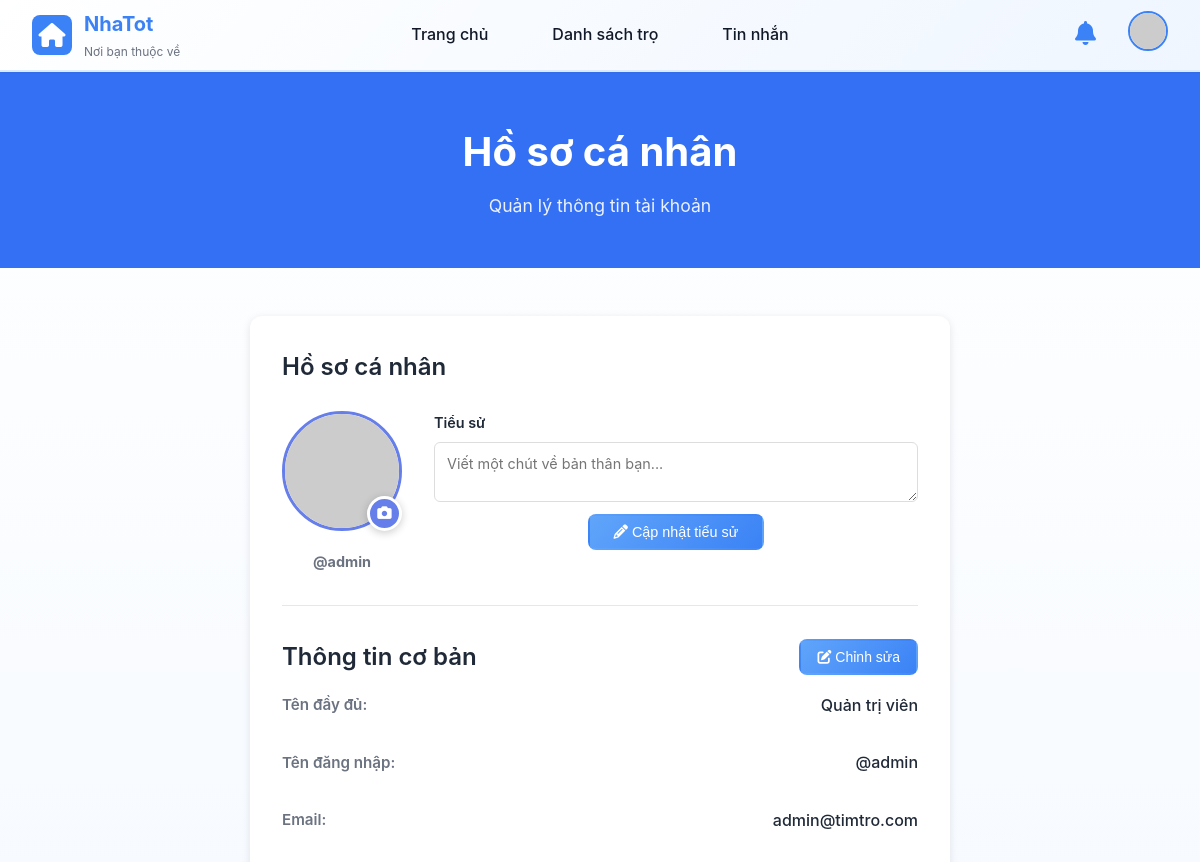
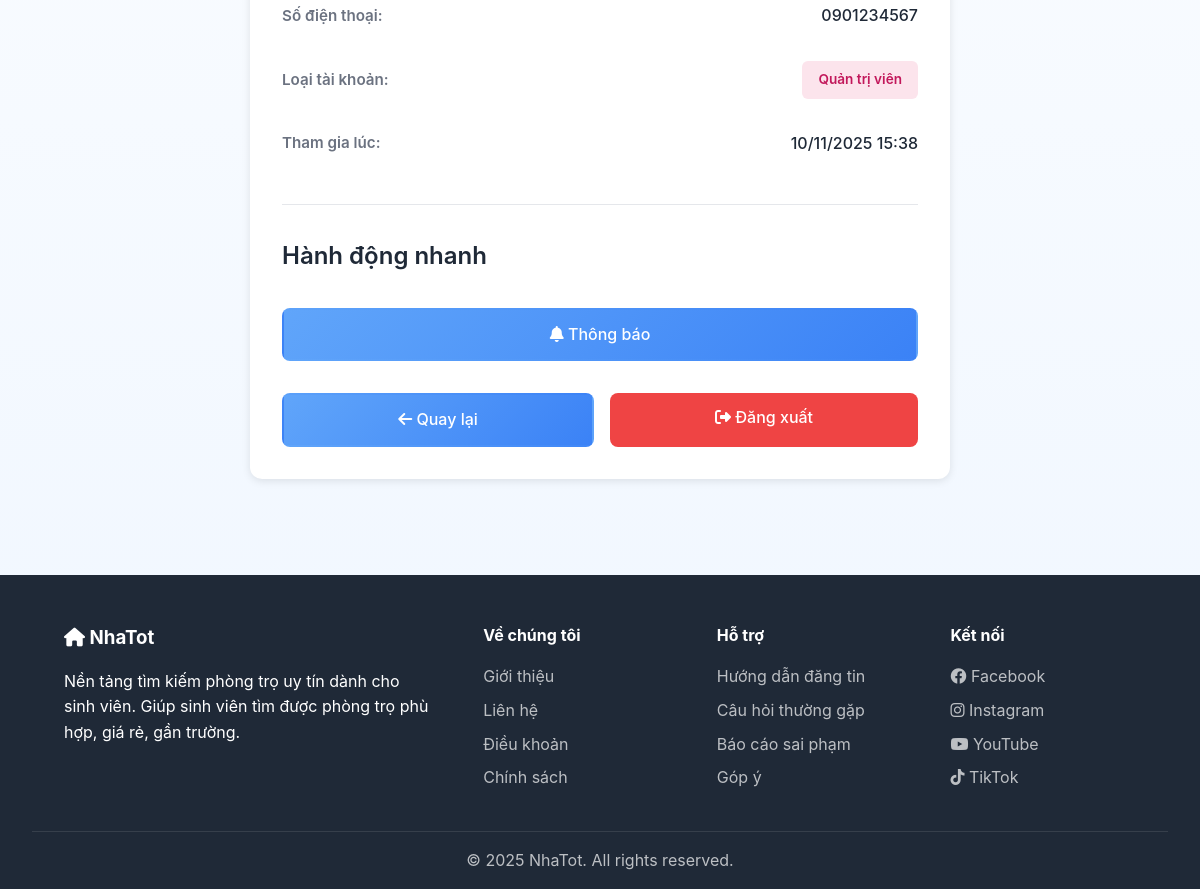
The page /Views/user/profile.php (signed in) on the database its author committed (2 pictures, top to bottom).
### tables this page shows
CREATE TABLE users (
    id INT AUTO_INCREMENT PRIMARY KEY,
    username VARCHAR(50) UNIQUE NOT NULL,
    email VARCHAR(100) UNIQUE NOT NULL,
    password VARCHAR(255) NOT NULL,
    full_name VARCHAR(100) NOT NULL,
    phone VARCHAR(20),
    avatar VARCHAR(255),
    bio TEXT,
    role ENUM('admin', 'landlord', 'tenant') NOT NULL DEFAULT 'tenant',
    status ENUM('active', 'inactive', 'banned') DEFAULT 'active',
    created_at TIMESTAMP DEFAULT CURRENT_TIMESTAMP,
    updated_at TIMESTAMP DEFAULT CURRENT_TIMESTAMP ON UPDATE CURRENT_TIMESTAMP,
    INDEX idx_role (role),
    INDEX idx_status (status),
    INDEX idx_email (email)
);

### config.php (called while the page is built, shortened)
<?php
function getDB() {
    static $conn = null;
    if ($conn === null) {
        try {
            $dsn = 'mysql:host=' . DB_HOST . ';dbname=' . DB_NAME . ';charset=utf8mb4';
            $options = [
                PDO::ATTR_ERRMODE => PDO::ERRMODE_EXCEPTION,
                PDO::ATTR_DEFAULT_FETCH_MODE => PDO::FETCH_ASSOC,
                PDO::ATTR_EMULATE_PREPARES => false,
            ];
            $conn = new PDO($dsn, DB_USER, DB_PASS, $options);
        } catch (PDOException $e) {
            $errorMsg = 'Database connection failed: ' . $e->getMessage();
            error_log($errorMsg);
            if (strpos($e->getMessage(), 'SQLSTATE') !== false) {
                if (strpos($e->getMessage(), 'Unknown database') !== false) {
                    die("Error: Database '" . DB_NAME . "' not found. Please create the database and import the SQL schema.");
                } else {
                    die("Database Error: " . $e->getMessage());
                }
            }
            die('Database connection failed. Please try again later.');
        }
    }
    return $conn;
}
function isLoggedIn() {
    return isset($_SESSION['user_id']);
}
?>

### Views/user/profile.php (the view, shortened to what this page needs)
<?php
require_once __DIR__ . '/../../config.php';
$user = null;
try {
    $query = "SELECT id, username, email, phone, full_name, avatar, bio, role, created_at FROM users WHERE id = ?";
    $stmt = getDB()->prepare($query);
    $stmt->execute([$_SESSION['user_id']]);
    $user = $stmt->fetch(PDO::FETCH_ASSOC);
} catch (PDOException $e) {
    error_log("Query error: " . $e->getMessage());
}
?>
<!DOCTYPE html>
<html lang="vi">
<head>
    <link rel="stylesheet" href="../../assets/css/style.css">
    <link rel="stylesheet" href="https://cdnjs.cloudflare.com/ajax/libs/font-awesome/6.4.0/css/all.min.css">
</head>
<body>
    <header class="header">
        <nav class="navbar">
            <a href="../../index.php" class="logo">
                <div class="logo-icon-box">
                    <i class="fas fa-home"></i>
                </div>
                <div class="logo-text">
                    <h1>NhaTot</h1>
                    <p>Nơi bạn thuộc về</p>
                </div>
            </a>
            <ul class="nav-menu">
                <li><a href="../../index.php" class="nav-link">Trang chủ</a></li>
                <li><a href="../posts/list.php" class="nav-link">Danh sách trọ</a></li>
                <?php if (isLoggedIn()): ?>
                <li style="position: relative;">
                    <a href="../chat/chat.php" class="nav-link">Tin nhắn</a>
                </li>
                <?php endif; ?>
            </ul>
            <div class="nav-actions">
                <?php if (isLoggedIn()): ?>
                    <div class="notification-wrapper">
                        <button class="notification-bell-btn" onclick="toggleNotificationDropdown(event)" title="Thông báo">
                            <i class="fas fa-bell"></i>
                        </button>
                    </div>
                    <div class="user-menu-wrapper" style="position: relative;">
                        <button class="user-avatar-btn" onclick="toggleUserMenu(event)">
                            <img src="<?php echo !empty($user['avatar']) ? '../../uploads/avatars/' . htmlspecialchars($user['avatar']) : 'https://via.placeholder.com/40/3b82f6/ffffff?text=' . strtoupper(substr($_SESSION['username'], 0, 1)); ?>" alt="Avatar" style="width: 40px; height: 40px; border-radius: 50%; object-fit: cover; border: 2px solid #3b82f6; cursor: pointer;">
                        </button>
                    </div>
                <?php else: ?>
                    <a href="../auth/login.php" class="btn btn-outline btn-sm">Đăng nhập</a>
                    <a href="../auth/register.php" class="btn btn-register btn-sm">Đăng ký</a>
                <?php endif; ?>
            </div>
        </nav>
    </header>
    <section class="page-header">
        <h1>Hồ sơ cá nhân</h1>
        <p>Quản lý thông tin tài khoản</p>
    </section>
    <div class="content-wrapper">
        <div class="container">
            <?php if ($user): ?>
                <div class="profile-container">
                    <div class="profile-section">
                        <h2>Hồ sơ cá nhân</h2>
                        <div style="display: flex; align-items: flex-start; gap: 2rem; flex-wrap: wrap;">
                            <div>
                                <div class="avatar-wrapper">
                                    <img id="avatarImage"
                                         src="<?php echo !empty($user['avatar']) ? '../../uploads/avatars/' . htmlspecialchars($user['avatar']) : 'https://via.placeholder.com/120?text=' . substr($user['username'], 0, 1); ?>"
                                         alt="Avatar"
                                         class="avatar-image">
                                    <button type="button" class="avatar-edit-btn" onclick="openAvatarModal()">
                                        <i class="fas fa-camera"></i>
                                    </button>
                                </div>
                                <p style="color: #6b7280; margin: 0.75rem 0 0 0; font-size: 0.9rem; text-align: center;">
                                    <strong>@<?php echo htmlspecialchars($user['username']); ?></strong>
                                </p>
                            </div>
                            <div style="flex: 1; min-width: 250px;">
                                <form method="POST" style="margin: 0; display: flex; flex-direction: column;" id="bioForm">
                                    <label style="display: block; font-weight: 600; color: #1f2937; margin-bottom: 0.5rem; font-size: 0.9rem;">Tiểu sử</label>
                                    <textarea name="bio" id="bioInput" placeholder="Viết một chút về bản thân bạn..."
                                              style="width: 100%; height: 80px; padding: 0.75rem; border: 1px solid #ddd; border-radius: 6px; font-family: inherit; resize: vertical; font-size: 0.9rem; flex: 1;"><?php echo htmlspecialchars($user['bio'] ?? ''); ?></textarea>
                                    <div style="display: flex; justify-content: center; margin-top: 0.75rem;">
                                        <button type="button" id="bioBtn" class="btn btn-outline" style="padding: 0.5rem 1.5rem; font-size: 0.9rem;" onclick="focusBioInput()">
                                            <i class="fas fa-pencil-alt"></i> Cập nhật tiểu sử
                                        </button>
                                    </div>
                                </form>
                            </div>
                        </div>
                    </div>
                    <div class="profile-section">
                        <div style="display: flex; justify-content: space-between; align-items: center;">
                            <h2 style="margin: 0;">Thông tin cơ bản</h2>
                            <button type="button" class="btn btn-outline btn-sm" onclick="openInfoModal()">
                                <i class="fas fa-edit"></i> Chỉnh sửa
                            </button>
                        </div>
                        <div class="profile-item">
                            <span class="profile-label">Tên đầy đủ:</span>
                            <span class="profile-value"><?php echo htmlspecialchars($user['full_name'] ?? 'N/A'); ?></span>
                        </div>
                        <div class="profile-item">
                            <span class="profile-label">Tên đăng nhập:</span>
                            <span class="profile-value">@<?php echo htmlspecialchars($user['username']); ?></span>
                        </div>
                        <div class="profile-item">
                            <span class="profile-label">Email:</span>
                            <span class="profile-value"><?php echo htmlspecialchars($user['email']); ?></span>
                        </div>
                        <div class="profile-item">
                            <span class="profile-label">Số điện thoại:</span>
                            <span class="profile-value"><?php echo htmlspecialchars($user['phone'] ?? 'Chưa cập nhật'); ?></span>
                        </div>
                        <div class="profile-item">
                            <span class="profile-label">Loại tài khoản:</span>
                            <span class="role-badge <?php echo strtolower($user['role']); ?>">
                                <?php
                                $role_text = [
                                    'tenant' => 'Người thuê',
                                    'landlord' => 'Chủ trọ',
                                    'admin' => 'Quản trị viên'
                                ];
                                echo $role_text[$user['role']] ?? $user['role'];
                                ?>
                            </span>
                        </div>
                        <div class="profile-item">
                            <span class="profile-label">Tham gia lúc:</span>
                            <span class="profile-value"><?php echo date('d/m/Y H:i', strtotime($user['created_at'])); ?></span>
                        </div>
                    </div>
                    <div class="profile-section">
                        <h2>Hành động nhanh</h2>
                        <div class="btn-group">
                            <a href="notifications.php" class="btn btn-outline">
                                <i class="fas fa-bell"></i> Thông báo
                            </a>
                        </div>
                        <div class="btn-group">
                            <a href="../../index.php" class="btn btn-outline">
                                <i class="fas fa-arrow-left"></i> Quay lại
                            </a>
                            <a href="../../Controllers/AuthController.php?action=logout" class="btn btn-danger">
                                <i class="fas fa-sign-out-alt"></i> Đăng xuất
                            </a>
                        </div>
                    </div>
                </div>
            <?php endif; ?>
        </div>
    </div>
    <footer class="footer">
        <div class="container">
            <div class="footer-grid">
                <div class="footer-about">
                    <h3><i class="fas fa-home"></i> NhaTot</h3>
                    <p>Nền tảng tìm kiếm phòng trọ uy tín dành cho sinh viên. Giúp sinh viên tìm được phòng trọ phù hợp, giá rẻ, gần trường.</p>
                </div>
                <div class="footer-links">
                    <h4>Về chúng tôi</h4>
                    <ul>
                        <li><a href="#">Giới thiệu</a></li>
                        <li><a href="#">Liên hệ</a></li>
                        <li><a href="#">Điều khoản</a></li>
                        <li><a href="#">Chính sách</a></li>
                    </ul>
                </div>
                <div class="footer-links">
                    <h4>Hỗ trợ</h4>
                    <ul>
                        <li><a href="#">Hướng dẫn đăng tin</a></li>
                        <li><a href="#">Câu hỏi thường gặp</a></li>
                        <li><a href="#">Báo cáo sai phạm</a></li>
                        <li><a href="#">Góp ý</a></li>
                    </ul>
                </div>
                <div class="footer-links">
                    <h4>Kết nối</h4>
                    <ul>
                        <li><a href="#"><i class="fab fa-facebook"></i> Facebook</a></li>
                        <li><a href="#"><i class="fab fa-instagram"></i> Instagram</a></li>
                        <li><a href="#"><i class="fab fa-youtube"></i> YouTube</a></li>
                        <li><a href="#"><i class="fab fa-tiktok"></i> TikTok</a></li>
                    </ul>
                </div>
            </div>
            <div class="footer-bottom">
                <p>&copy; 2025 NhaTot. All rights reserved.</p>
            </div>
        </div>
    </footer>
</body>
</html>

### rows shown on the page
users: username "admin", full_name "Quản trị viên", email "admin@timtro.com", phone "0901234567", role "Quản trị viên", created_at "10/11/2025 15:38"
